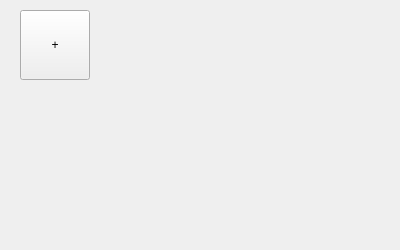
<?xml version="1.0" encoding="UTF-8"?>
<ui version="4.0">
 <class>Widget</class>
 <widget class="QWidget" name="Widget">
  <property name="geometry">
   <rect>
    <x>0</x>
    <y>0</y>
    <width>400</width>
    <height>250</height>
   </rect>
  </property>
  <property name="contextMenuPolicy">
   <enum>Qt::DefaultContextMenu</enum>
  </property>
  <property name="windowTitle">
   <string>Widget</string>
  </property>
  <layout class="QHBoxLayout" name="horizontalLayout_2">
   <property name="spacing">
    <number>0</number>
   </property>
   <property name="leftMargin">
    <number>0</number>
   </property>
   <property name="topMargin">
    <number>0</number>
   </property>
   <property name="rightMargin">
    <number>0</number>
   </property>
   <property name="bottomMargin">
    <number>0</number>
   </property>
   <item>
    <widget class="QStackedWidget" name="stackedwidget">
     <property name="currentIndex">
      <number>0</number>
     </property>
     <widget class="QWidget" name="taskpage">
      <layout class="QVBoxLayout" name="verticalLayout_2">
       <property name="spacing">
        <number>0</number>
       </property>
       <property name="leftMargin">
        <number>0</number>
       </property>
       <property name="topMargin">
        <number>0</number>
       </property>
       <property name="rightMargin">
        <number>0</number>
       </property>
       <property name="bottomMargin">
        <number>0</number>
       </property>
       <item>
        <widget class="QWidget" name="taskbox" native="true">
         <widget class="QPushButton" name="addtaskbutton">
          <property name="geometry">
           <rect>
            <x>20</x>
            <y>10</y>
            <width>70</width>
            <height>70</height>
           </rect>
          </property>
          <property name="sizePolicy">
           <sizepolicy hsizetype="Preferred" vsizetype="Preferred">
            <horstretch>0</horstretch>
            <verstretch>0</verstretch>
           </sizepolicy>
          </property>
          <property name="text">
           <string>+</string>
          </property>
         </widget>
        </widget>
       </item>
      </layout>
     </widget>
     <widget class="QWidget" name="editpage">
      <layout class="QVBoxLayout" name="verticalLayout">
       <property name="spacing">
        <number>9</number>
       </property>
       <property name="leftMargin">
        <number>9</number>
       </property>
       <property name="topMargin">
        <number>9</number>
       </property>
       <property name="rightMargin">
        <number>9</number>
       </property>
       <property name="bottomMargin">
        <number>9</number>
       </property>
       <item>
        <widget class="QLineEdit" name="titleedit"/>
       </item>
       <item>
        <widget class="QTextEdit" name="infoedit">
         <property name="html">
          <string>&lt;!DOCTYPE HTML PUBLIC &quot;-//W3C//DTD HTML 4.0//EN&quot; &quot;http://www.w3.org/TR/REC-html40/strict.dtd&quot;&gt;
&lt;html&gt;&lt;head&gt;&lt;meta name=&quot;qrichtext&quot; content=&quot;1&quot; /&gt;&lt;style type=&quot;text/css&quot;&gt;
p, li { white-space: pre-wrap; }
&lt;/style&gt;&lt;/head&gt;&lt;body style=&quot; font-family:'SimSun'; font-size:9pt; font-weight:400; font-style:normal;&quot;&gt;
&lt;p style=&quot;-qt-paragraph-type:empty; margin-top:0px; margin-bottom:0px; margin-left:0px; margin-right:0px; -qt-block-indent:0; text-indent:0px;&quot;&gt;&lt;br /&gt;&lt;/p&gt;&lt;/body&gt;&lt;/html&gt;</string>
         </property>
        </widget>
       </item>
       <item>
        <widget class="QWidget" name="timewidget" native="true">
         <layout class="QHBoxLayout" name="horizontalLayout">
          <item>
           <widget class="QDateEdit" name="startdateedit">
            <property name="focusPolicy">
             <enum>Qt::WheelFocus</enum>
            </property>
            <property name="contextMenuPolicy">
             <enum>Qt::DefaultContextMenu</enum>
            </property>
            <property name="wrapping">
             <bool>false</bool>
            </property>
            <property name="frame">
             <bool>true</bool>
            </property>
            <property name="alignment">
             <set>Qt::AlignLeading|Qt::AlignLeft|Qt::AlignVCenter</set>
            </property>
            <property name="buttonSymbols">
             <enum>QAbstractSpinBox::UpDownArrows</enum>
            </property>
            <property name="accelerated">
             <bool>true</bool>
            </property>
            <property name="correctionMode">
             <enum>QAbstractSpinBox::CorrectToNearestValue</enum>
            </property>
            <property name="keyboardTracking">
             <bool>true</bool>
            </property>
            <property name="showGroupSeparator" stdset="0">
             <bool>false</bool>
            </property>
            <property name="currentSection">
             <enum>QDateTimeEdit::YearSection</enum>
            </property>
            <property name="displayFormat">
             <string>yyyy/MM/dd</string>
            </property>
            <property name="timeSpec">
             <enum>Qt::LocalTime</enum>
            </property>
           </widget>
          </item>
          <item>
           <widget class="QDateEdit" name="enddateedit">
            <property name="displayFormat">
             <string>yyyy/MM/dd</string>
            </property>
           </widget>
          </item>
         </layout>
        </widget>
       </item>
       <item>
        <widget class="QPushButton" name="savebutton">
         <property name="text">
          <string>Save Task</string>
         </property>
        </widget>
       </item>
      </layout>
     </widget>
    </widget>
   </item>
  </layout>
 </widget>
 <resources/>
 <connections/>
</ui>
